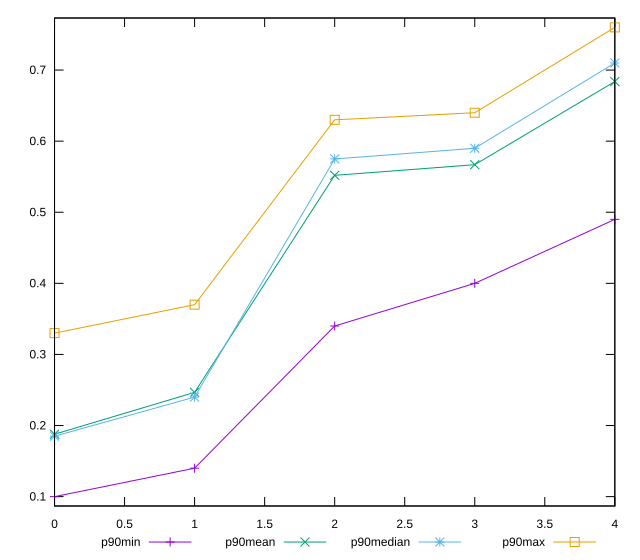

Source code (gnuplot):
reset

$p90Min <<EOF
0 0.1
1 0.14
2 0.34
3 0.4
4 0.49
EOF

$p90Mean <<EOF
0 0.1877659574468086
1 0.24670212765957455
2 0.5519148936170214
3 0.5669148936170215
4 0.6838297872340424
EOF

$p90Median <<EOF
0 0.185
1 0.24
2 0.575
3 0.59
4 0.71
EOF

$p90Max <<EOF
0 0.33
1 0.37
2 0.63
3 0.64
4 0.76
EOF

set key outside below
set xrange [0:4]
set yrange [0.0868:0.7732]
set trange [0.0868:0.7732]
set terminal svg size 640, 560 enhanced background rgb 'white'
set output "report_00015_2021-02-09T16-11-33.973Z/meta/score/progression/value.svg"

plot $p90Min title "p90min" with linespoints, \
     $p90Mean title "p90mean" with linespoints, \
     $p90Median title "p90median" with linespoints, \
     $p90Max title "p90max" with linespoints

reset
